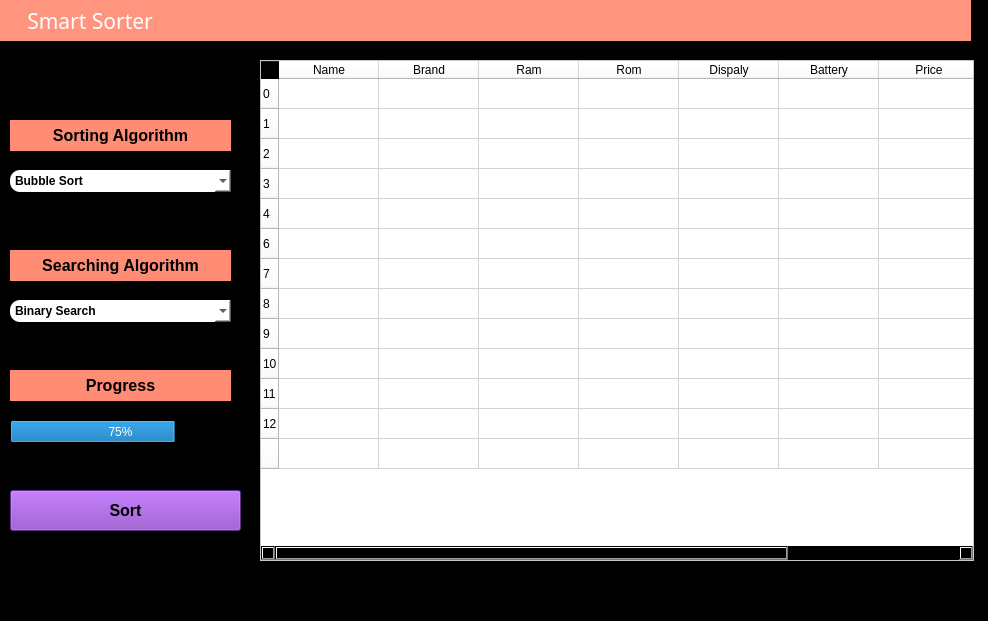
<?xml version="1.0" encoding="UTF-8"?>
<ui version="4.0">
 <class>MainWindow</class>
 <widget class="QMainWindow" name="MainWindow">
  <property name="geometry">
   <rect>
    <x>0</x>
    <y>0</y>
    <width>988</width>
    <height>621</height>
   </rect>
  </property>
  <property name="windowTitle">
   <string>MainWindow</string>
  </property>
  <property name="styleSheet">
   <string notr="true">alternate-background-color: rgb(0, 0, 0);
background-color: rgb(0, 0, 0);</string>
  </property>
  <widget class="QWidget" name="centralwidget">
   <widget class="QLabel" name="Smart">
    <property name="geometry">
     <rect>
      <x>0</x>
      <y>0</y>
      <width>971</width>
      <height>41</height>
     </rect>
    </property>
    <property name="font">
     <font>
      <family>Stencil</family>
      <pointsize>16</pointsize>
     </font>
    </property>
    <property name="styleSheet">
     <string notr="true">color: rgb(255, 255, 255);
background-color: rgb(255, 148, 127);</string>
    </property>
    <property name="text">
     <string>     Smart Sorter</string>
    </property>
   </widget>
   <widget class="QComboBox" name="comboBox">
    <property name="geometry">
     <rect>
      <x>10</x>
      <y>170</y>
      <width>221</width>
      <height>22</height>
     </rect>
    </property>
    <property name="font">
     <font>
      <weight>75</weight>
      <bold>true</bold>
     </font>
    </property>
    <property name="styleSheet">
     <string notr="true">background-color: rgb(255, 159, 127);
background-color: rgb(255, 255, 255);
border-radius:10px;</string>
    </property>
    <item>
     <property name="text">
      <string>Bubble Sort</string>
     </property>
    </item>
    <item>
     <property name="text">
      <string>Selection Sort</string>
     </property>
    </item>
    <item>
     <property name="text">
      <string>Insertion Sort</string>
     </property>
    </item>
    <item>
     <property name="text">
      <string>Merge Sort</string>
     </property>
    </item>
    <item>
     <property name="text">
      <string>Quick Sort</string>
     </property>
    </item>
    <item>
     <property name="text">
      <string>Counting Sort</string>
     </property>
    </item>
    <item>
     <property name="text">
      <string>Radix Sort</string>
     </property>
    </item>
    <item>
     <property name="text">
      <string>Bucket Sort</string>
     </property>
    </item>
   </widget>
   <widget class="QTableWidget" name="dataGridView">
    <property name="geometry">
     <rect>
      <x>260</x>
      <y>60</y>
      <width>714</width>
      <height>501</height>
     </rect>
    </property>
    <property name="sizePolicy">
     <sizepolicy hsizetype="Ignored" vsizetype="Ignored">
      <horstretch>0</horstretch>
      <verstretch>0</verstretch>
     </sizepolicy>
    </property>
    <property name="maximumSize">
     <size>
      <width>714</width>
      <height>16777215</height>
     </size>
    </property>
    <property name="styleSheet">
     <string notr="true">background-color: rgb(255, 255, 255);</string>
    </property>
    <row>
     <property name="text">
      <string>0</string>
     </property>
    </row>
    <row>
     <property name="text">
      <string>1</string>
     </property>
    </row>
    <row>
     <property name="text">
      <string>2</string>
     </property>
    </row>
    <row>
     <property name="text">
      <string>3</string>
     </property>
    </row>
    <row>
     <property name="text">
      <string>4</string>
     </property>
    </row>
    <row>
     <property name="text">
      <string>6</string>
     </property>
    </row>
    <row>
     <property name="text">
      <string>7</string>
     </property>
    </row>
    <row>
     <property name="text">
      <string>8</string>
     </property>
    </row>
    <row>
     <property name="text">
      <string>9</string>
     </property>
    </row>
    <row>
     <property name="text">
      <string>10</string>
     </property>
    </row>
    <row>
     <property name="text">
      <string>11</string>
     </property>
    </row>
    <row>
     <property name="text">
      <string>12</string>
     </property>
    </row>
    <row>
     <property name="text">
      <string/>
     </property>
    </row>
    <column>
     <property name="text">
      <string>Name</string>
     </property>
    </column>
    <column>
     <property name="text">
      <string>Brand</string>
     </property>
    </column>
    <column>
     <property name="text">
      <string>Ram</string>
     </property>
    </column>
    <column>
     <property name="text">
      <string>Rom</string>
     </property>
    </column>
    <column>
     <property name="text">
      <string>Dispaly</string>
     </property>
    </column>
    <column>
     <property name="text">
      <string>Battery</string>
     </property>
    </column>
    <column>
     <property name="text">
      <string>Price</string>
     </property>
    </column>
    <column>
     <property name="text">
      <string>Website</string>
     </property>
    </column>
   </widget>
   <widget class="QProgressBar" name="progressBar">
    <property name="geometry">
     <rect>
      <x>10</x>
      <y>420</y>
      <width>221</width>
      <height>23</height>
     </rect>
    </property>
    <property name="styleSheet">
     <string notr="true">color: rgb(255, 255, 255);</string>
    </property>
    <property name="value">
     <number>75</number>
    </property>
   </widget>
   <widget class="QLabel" name="label">
    <property name="geometry">
     <rect>
      <x>10</x>
      <y>370</y>
      <width>221</width>
      <height>31</height>
     </rect>
    </property>
    <property name="font">
     <font>
      <pointsize>12</pointsize>
      <weight>75</weight>
      <bold>true</bold>
     </font>
    </property>
    <property name="styleSheet">
     <string notr="true">background-color: rgb(255, 141, 118);</string>
    </property>
    <property name="text">
     <string>Progress</string>
    </property>
    <property name="alignment">
     <set>Qt::AlignCenter</set>
    </property>
   </widget>
   <widget class="QLabel" name="label_2">
    <property name="geometry">
     <rect>
      <x>10</x>
      <y>250</y>
      <width>221</width>
      <height>31</height>
     </rect>
    </property>
    <property name="font">
     <font>
      <pointsize>12</pointsize>
      <weight>75</weight>
      <bold>true</bold>
     </font>
    </property>
    <property name="styleSheet">
     <string notr="true">background-color: rgb(255, 141, 118);</string>
    </property>
    <property name="text">
     <string>Searching Algorithm</string>
    </property>
    <property name="alignment">
     <set>Qt::AlignCenter</set>
    </property>
   </widget>
   <widget class="QComboBox" name="comboBox_2">
    <property name="geometry">
     <rect>
      <x>10</x>
      <y>300</y>
      <width>221</width>
      <height>22</height>
     </rect>
    </property>
    <property name="font">
     <font>
      <weight>75</weight>
      <bold>true</bold>
     </font>
    </property>
    <property name="styleSheet">
     <string notr="true">background-color: rgb(255, 159, 127);
background-color: rgb(255, 255, 255);
border-radius:10px;</string>
    </property>
    <item>
     <property name="text">
      <string>Binary Search</string>
     </property>
    </item>
   </widget>
   <widget class="QLabel" name="label_3">
    <property name="geometry">
     <rect>
      <x>10</x>
      <y>120</y>
      <width>221</width>
      <height>31</height>
     </rect>
    </property>
    <property name="font">
     <font>
      <pointsize>12</pointsize>
      <weight>75</weight>
      <bold>true</bold>
     </font>
    </property>
    <property name="styleSheet">
     <string notr="true">background-color: rgb(255, 141, 118);</string>
    </property>
    <property name="text">
     <string>Sorting Algorithm</string>
    </property>
    <property name="alignment">
     <set>Qt::AlignCenter</set>
    </property>
   </widget>
   <widget class="QPushButton" name="sortBtn">
    <property name="geometry">
     <rect>
      <x>10</x>
      <y>490</y>
      <width>231</width>
      <height>41</height>
     </rect>
    </property>
    <property name="font">
     <font>
      <pointsize>12</pointsize>
      <weight>75</weight>
      <bold>true</bold>
     </font>
    </property>
    <property name="styleSheet">
     <string notr="true">background-color: #883fc0</string>
    </property>
    <property name="text">
     <string>Sort</string>
    </property>
   </widget>
  </widget>
  <widget class="QMenuBar" name="menubar">
   <property name="geometry">
    <rect>
     <x>0</x>
     <y>0</y>
     <width>988</width>
     <height>26</height>
    </rect>
   </property>
  </widget>
  <widget class="QStatusBar" name="statusbar"/>
 </widget>
 <resources/>
 <connections/>
</ui>
